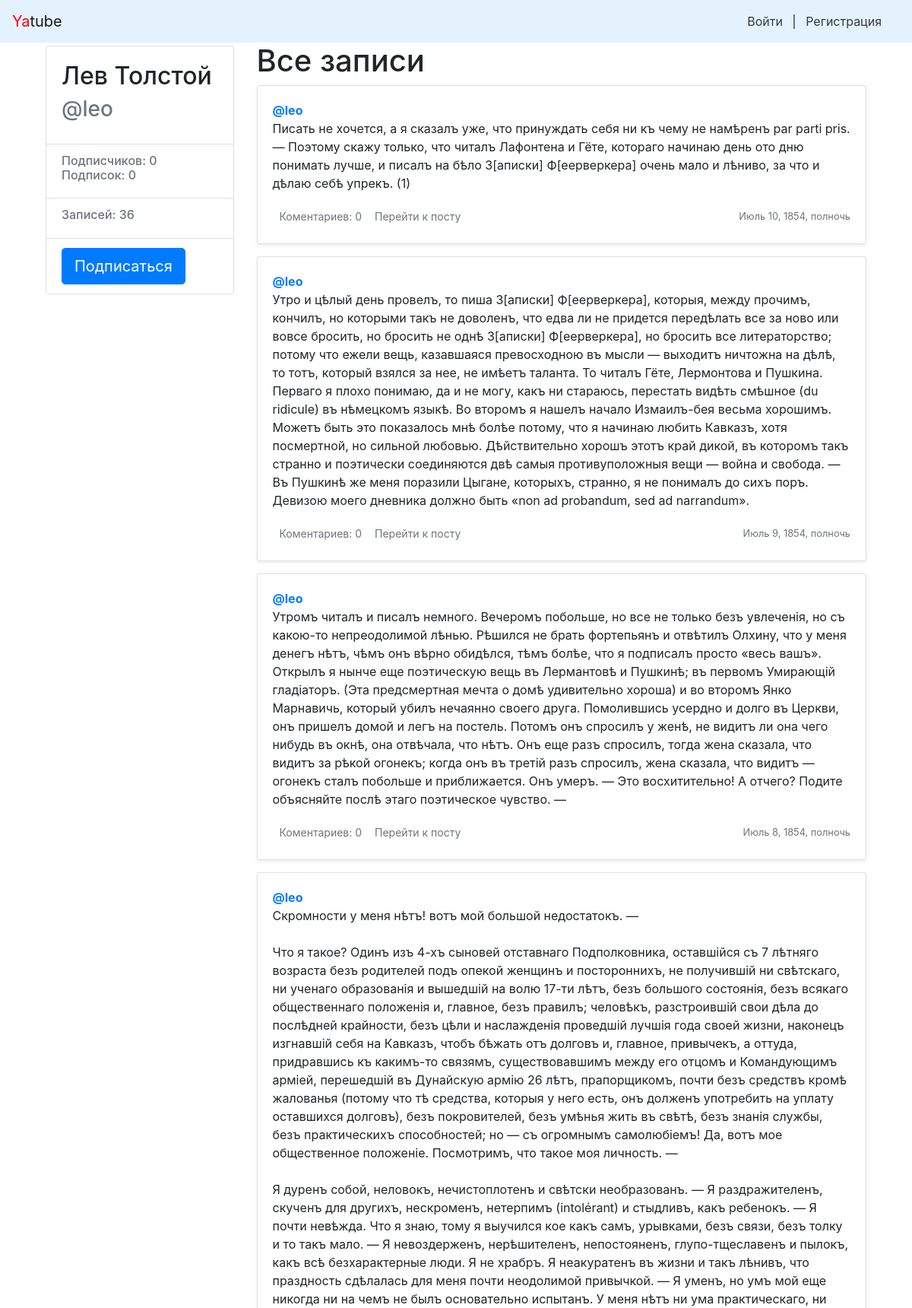
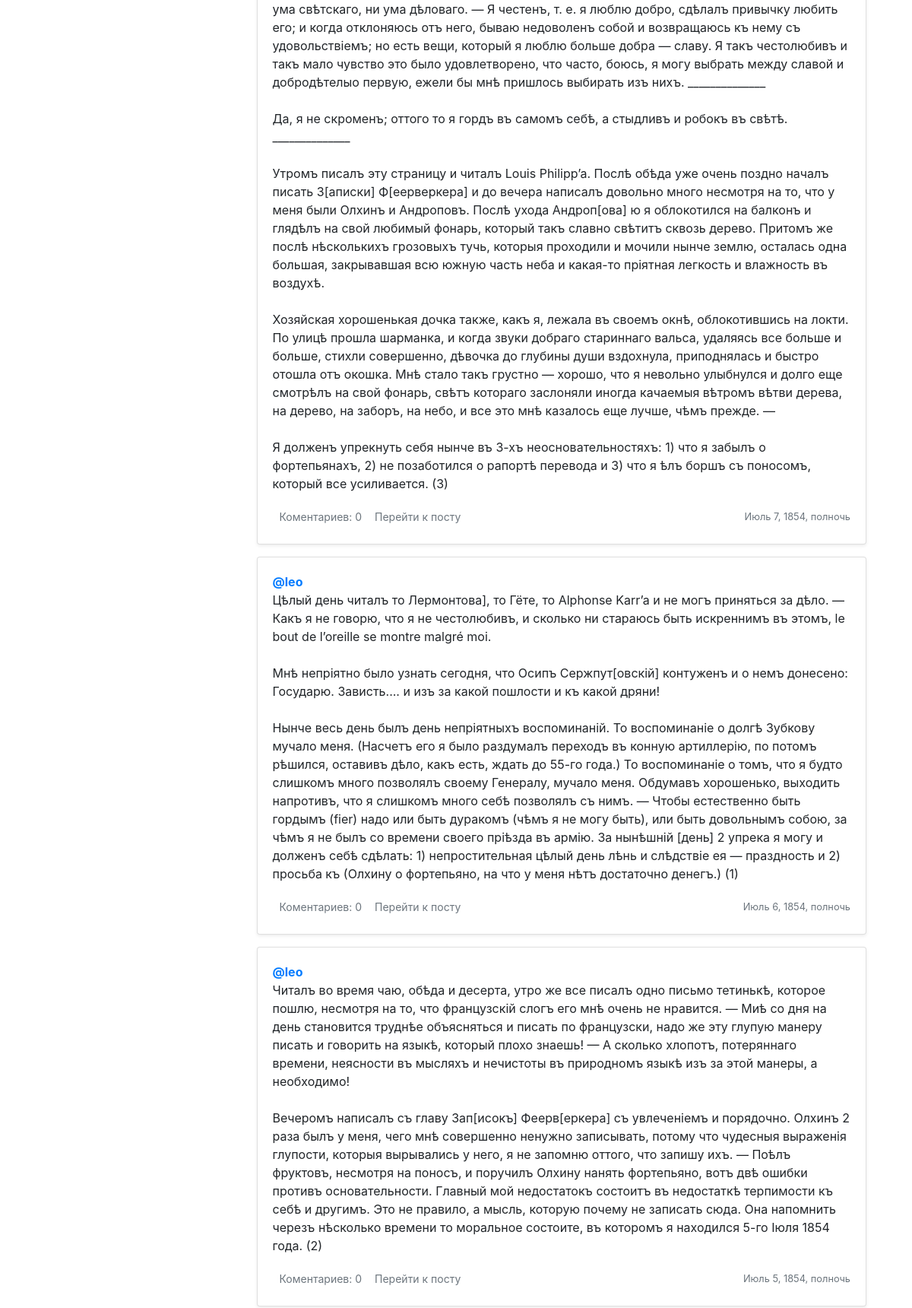
The app's page /leo/?page=3 (upper part) with its own data (2 pictures, top to bottom).
### posts/models.py (models this page shows)
class Post(models.Model):
    class Meta():
        ordering = ['-pub_date', '-id']
    text = models.TextField(max_length=200)
    pub_date = models.DateTimeField("date published", auto_now_add=True)
    author = models.ForeignKey(User, on_delete=models.CASCADE, related_name="post")
    group = models.ForeignKey(Group, on_delete=models.SET_NULL, blank=True, null=True, related_name="post")
    image = models.ImageField(upload_to='posts/', blank=True, null=True)

### posts/views.py (the view)
# urls.py: path('<str:username>/', views.profile, name='profile'),
def profile(request, username):
    author = get_object_or_404(get_user_model(), username=username)
    post_list = author.post.select_related('author', 'group').all()
    paginator = Paginator(post_list, 10)
    page_number = request.GET.get('page', 1)
    page = paginator.get_page(page_number)
    return render(
        request,
        'profile.html',
        {
            'page': page,
            'paginator': paginator,
            'author': author,
            'following': user_is_follower(request.user, author)
        }
    )

### posts/views.py (called while the page is built)
def user_is_follower(user, author):
    return user.is_authenticated and Follow.objects.filter(user=user, author=author).exists()

### yatube/context_processors.py (called while the page is built)
def year(request):
    cur_year = dt.datetime.now().year
    return {'year' : cur_year}

### posts/templates/profile.html (shortened to what this page needs)
{% extends "base.html" %}
{% block content %}
{% load thumbnail %}
    <main role="main" class="container">
    <div class="row">
        {% include "author.html" with author=author %}
        <div class="col-md-9">
            <h1>
                {% if user == author %}
                Мои записи
                {% else %}
                Все записи
                {% endif %}
            </h1>
            {% for post in page %}
                {% include "post_item.html" with post=post %}
            {% endfor %}
        </div>
    </div>
</main>
{% endblock %}

### posts/templates/author.html
<div class="col-md-3 mb-3 mt-1">
    <div class="card">
            <div class="card-body">
                    <div class="h2">
                        {{ author.get_full_name }}
                    </div>
                    <div class="h3 text-muted">
                        @{{ author.username }}
                    </div>
            </div>
            <ul class="list-group list-group-flush">
                    <li class="list-group-item">
                            <div class="h6 text-muted">
                                Подписчиков: {{ author.following.count }}<br />
                                Подписок: {{ author.follower.count }}
                            </div>
                    </li>
                    <li class="list-group-item">
                        <div class="h6 text-muted">
                                Записей: {{ author.post.count }}
                        </div>
                    </li>
                    {% if user != author %}
                    <li class="list-group-item">
                        {% if following %}
                        <a class="btn btn-lg btn-light"
                                href="{% url 'profile_unfollow' author.username %}" role="button">
                                Отписаться
                        </a>
                        {% else %}
                        <a class="btn btn-lg btn-primary"
                                href="{% url 'profile_follow' author.username %}" role="button">
                        Подписаться
                        </a>
                        {% endif %}
                    </li>
                    {% endif %}
            </ul>
    </div>
</div>

### posts/templates/post_item.html (shortened to what this page needs)
<div class="card mb-3 mt-1 shadow-sm">
    {% load thumbnail %}
    <div class="card-body">
        <p class="card-text">
            <a name="post_{{ post.id }}" href="{% url 'profile' post.author.username %}">
                <strong class="d-block text-gray-dark">@{{ post.author }}</strong>
            </a>
            {{ post.text|linebreaksbr }}
        </p>
        <div class="d-flex justify-content-between align-items-center">
            <div class="btn-group ">
                <small class="btn btn-sm text-muted">Коментариев: {{ post.comments.count }}</small>
                {% if not is_post %}
                    <a class="btn btn-sm text-muted" href="{% url 'post' post.author.username post.id %}" role="button">
                        Перейти к посту
                    </a>
                {% endif %}
            </div>
            <small class="text-muted">{{ post.pub_date }}</small>
        </div>
    </div>
</div>

### records on screen
Post: author "leo", text "Писать не хочется, а я сказалъ уже, что принуждать себя ни къ чему не намѣренъ par parti pris. — Поэтому скажу только, что читалъ Лафонтена и Гёте, котораго начинаю день ото дню понимать лучше, и писалъ на бѣло З[аписки] Ф[еерверкера] очень мало и лѣниво, за что и дѣлаю себѣ упрекъ. (1)", comments.count "0", pub_date "Июль 10, 1854, полночь"
Post: author "leo", text "Утро и цѣлый день провелъ, то пиша З[аписки] Ф[еерверкера], которыя, между прочимъ, кончилъ, но которыми такъ не доволенъ, что едва ли не придется передѣлать все за ново или вовсе бросить, но бросить не однѣ З[аписки] Ф[еерверкера], но бросить все литераторство; потому что ежели вещь, казавшаяся превосходною въ мысли — выходитъ ничтожна на дѣлѣ, то тотъ, который взялся за нее, не имѣетъ таланта. То читалъ Гёте, Лермонтова и Пушкина. Перваго я плохо понимаю, да и не могу, какъ ни стараюсь, перестать видѣть смѣшное (du ridicule) въ нѣмецкомъ языкѣ. Во второмъ я нашелъ начало Измаилъ-бея весьма хорошимъ. Можетъ быть это показалось мнѣ болѣе потому, что я начинаю любить Кавказъ, хотя…", comments.count "0", pub_date "Июль 9, 1854, полночь"
Post: author "leo", text "Утромъ читалъ и писалъ немного. Вечеромъ побольше, но все не только безъ увлеченія, но съ какою-то непреодолимой лѣнью. Рѣшился не брать фортепьянъ и отвѣтилъ Олхину, что у меня денегъ нѣтъ, чѣмъ онъ вѣрно обидѣлся, тѣмъ болѣе, что я подписалъ просто «весь вашъ». Открылъ я нынче еще поэтическую вещь въ Лермантовѣ и Пушкинѣ; въ первомъ Умирающій гладіаторъ. (Эта предсмертная мечта о домѣ удивительно хороша) и во второмъ Янко Марнавичь, который убилъ нечаянно своего друга. Помолившись усердно и долго въ Церкви, онъ пришелъ домой и легъ на постель. Потомъ онъ спросилъ у женѣ, не видитъ ли она чего нибудь въ окнѣ, она отвѣчала, что нѣтъ. Онъ еще разъ спросилъ, тогда жена сказала, что видитъ за…", comments.count "0", pub_date "Июль 8, 1854, полночь"
Post: author "leo", text "Скромности у меня нѣтъ! вотъ мой большой недостатокъ. — Что я такое? Одинъ изъ 4-хъ сыновей отставнаго Подполковника, оставшійся съ 7 лѣтняго возраста безъ родителей подъ опекой женщинъ и постороннихъ, не получившій ни свѣтскаго, ни ученаго образованія и вышедшій на волю 17-ти лѣтъ, безъ большого состоянія, безъ всякаго общественнаго положенія и, главное, безъ правилъ; человѣкъ, разстроившій свои дѣла до послѣдней крайности, безъ цѣли и наслажденія проведшій лучшія года своей жизни, наконецъ изгнавшій себя на Кавказъ, чтобъ бѣжать отъ долговъ и, главное, привычекъ, а оттуда, придравшись къ какимъ-то связямъ, существовавшимъ между его отцомъ и Командующимъ арміей, перешедшій въ Дунайскую…", comments.count "0", pub_date "Июль 7, 1854, полночь"
Post: author "leo", text "Цѣлый день читалъ то Лермонтова], то Гёте, то Alphonse Karr’a и не могъ приняться за дѣло. — Какъ я не говорю, что я не честолюбивъ, и сколько ни стараюсь быть искреннимъ въ этомъ, le bout de l’oreille se montre malgré moi. Мнѣ непріятно было узнать сегодня, что Осипъ Сержпут[овскій] контуженъ и о немъ донесено: Государю. Зависть.... и изъ за какой пошлости и къ какой дряни! Нынче весь день былъ день непріятныхъ воспоминаній. То воспоминаніе о долгѣ Зубкову мучало меня. (Насчетъ его я было раздумалъ переходъ въ конную артиллерію, по потомъ рѣшился, оставивъ дѣло, какъ есть, ждать до 55-го года.) То воспоминаніе о томъ, что я будто слишкомъ много позволялъ своему Генералу, мучало меня.…", comments.count "0", pub_date "Июль 6, 1854, полночь"
Post: author "leo", text "Читалъ во время чаю, обѣда и десерта, утро же все писалъ одно письмо тетинькѣ, которое пошлю, несмотря на то, что французскій слогъ его мнѣ очень не нравится. — Миѣ со дня на день становится труднѣе объясняться и писать по французски, надо же эту глупую манеру писать и говорить на языкѣ, который плохо знаешь! — А сколько хлопотъ, потеряннаго времени, неясности въ мысляхъ и нечистоты въ природномъ языкѣ изъ за этой манеры, а необходимо! Вечеромъ написалъ съ главу Зап[исокъ] Феерв[еркера] съ увлеченіемъ и порядочно. Олхинъ 2 раза былъ у меня, чего мнѣ совершенно ненужно записывать, потому что чудесныя выраженія глупости, которыя вырывались у него, я не запомню оттого, что запишу ихъ. — Поѣлъ…", comments.count "0", pub_date "Июль 5, 1854, полночь"

### other values on screen
{{ author.get_full_name }} "Лев Толстой"
{{ author.username }} "leo"
{{ author.following.count }} "0"
{{ author.follower.count }} "0"
{{ author.post.count }} "36"
